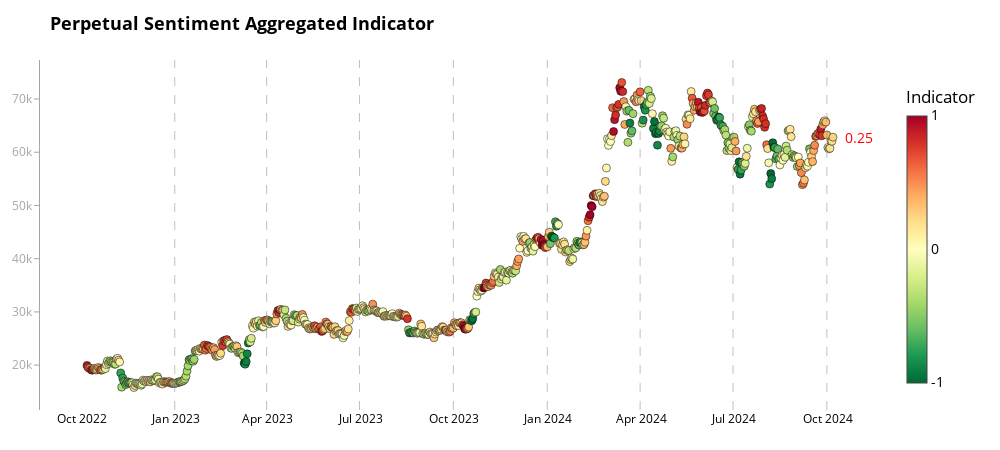

The code cell stored with this chart in its notebook:
### Code cell
# Example usage
fig2 = chart_aggregate(merged_df, 'aggregate_indicator_equalweight', 'price_usd_close', "Perpetual Sentiment Aggregated Indicator")
fig2.show()
pio.write_html(fig2, file=f'bitcoin_analysis_prep_aggr_last_1year.html')
print("All charts have been displayed and saved as separate HTML files.")

### Figure 1 — Plotly figure (JSON) as saved in the notebook; plotly's stock layout.template omitted (floating-point values rounded to 4 significant figures; data arrays with more than 128 entries replaced by an {"elided": "..."} marker saying what was removed)
{"data": [{"hoverinfo": "text", "marker": {"cmax": 1, "cmin": -1, "color": {"elided": "732 float values"}, "colorbar": {"len": 0.9, "lenmode": "fraction", "thickness": 20, "ticktext": ["-1", "0", "1"], "tickvals": [-1, 0, 1], "title": {"text": "Indicator"}, "x": 1.02, "xpad": 10}, "colorscale": [[0.0, "rgb(0,104,55)"], [0.1, "rgb(26,152,80)"], [0.2, "rgb(102,189,99)"], [0.3, "rgb(166,217,106)"], [0.4, "rgb(217,239,139)"], [0.5, "rgb(255,255,191)"], [0.6, "rgb(254,224,139)"], [0.7, "rgb(253,174,97)"], [0.8, "rgb(244,109,67)"], [0.9, "rgb(215,48,39)"], [1.0, "rgb(165,0,38)"]], "line": {"color": "black", "width": 0.5}, "size": 8}, "mode": "markers", "text": {"elided": "732 str values"}, "x": {"elided": "732 str values"}, "y": {"elided": "732 float values"}, "type": "scatter"}], "layout": {"shapes": [{"line": {"color": "rgba(128, 128, 128, 0.7)", "dash": "dash", "width": 1}, "opacity": 0.7, "type": "line", "x0": "2022-12-31T00:00:00", "x1": "2022-12-31T00:00:00", "xref": "x", "y0": 0, "y1": 1, "yref": "y domain"}, {"line": {"color": "rgba(128, 128, 128, 0.7)", "dash": "dash", "width": 1}, "opacity": 0.7, "type": "line", "x0": "2023-03-31T00:00:00", "x1": "2023-03-31T00:00:00", "xref": "x", "y0": 0, "y1": 1, "yref": "y domain"}, {"line": {"color": "rgba(128, 128, 128, 0.7)", "dash": "dash", "width": 1}, "opacity": 0.7, "type": "line", "x0": "2023-06-30T00:00:00", "x1": "2023-06-30T00:00:00", "xref": "x", "y0": 0, "y1": 1, "yref": "y domain"}, {"line": {"color": "rgba(128, 128, 128, 0.7)", "dash": "dash", "width": 1}, "opacity": 0.7, "type": "line", "x0": "2023-09-30T00:00:00", "x1": "2023-09-30T00:00:00", "xref": "x", "y0": 0, "y1": 1, "yref": "y domain"}, {"line": {"color": "rgba(128, 128, 128, 0.7)", "dash": "dash", "width": 1}, "opacity": 0.7, "type": "line", "x0": "2023-12-31T00:00:00", "x1": "2023-12-31T00:00:00", "xref": "x", "y0": 0, "y1": 1, "yref": "y domain"}, {"line": {"color": "rgba(128, 128, 128, 0.7)", "dash": "dash", "width": 1}, "opacity": 0.7, "type": "line", "x0": "2024-03-31T00:00:00", "x1": "2024-03-31T00:00:00", "xref": "x", "y0": 0, "y1": 1, "yref": "y domain"}, {"line": {"color": "rgba(128, 128, 128, 0.7)", "dash": "dash", "width": 1}, "opacity": 0.7, "type": "line", "x0": "2024-06-30T00:00:00", "x1": "2024-06-30T00:00:00", "xref": "x", "y0": 0, "y1": 1, "yref": "y domain"}, {"line": {"color": "rgba(128, 128, 128, 0.7)", "dash": "dash", "width": 1}, "opacity": 0.7, "type": "line", "x0": "2024-09-30T00:00:00", "x1": "2024-09-30T00:00:00", "xref": "x", "y0": 0, "y1": 1, "yref": "y domain"}], "annotations": [{"align": "left", "font": {"color": "red", "size": 14}, "showarrow": false, "text": "0.25", "x": "2024-10-06T00:00:00", "xanchor": "left", "xshift": 10, "y": 62820.0, "yanchor": "middle"}], "title": {"font": {"color": "black", "size": 18, "weight": "bold"}, "text": "Perpetual Sentiment Aggregated Indicator"}, "font": {"color": "black", "size": 14}, "margin": {"l": 40, "r": 120, "t": 60, "b": 40}, "showlegend": false, "hovermode": "closest", "plot_bgcolor": "white", "paper_bgcolor": "white", "width": 1000, "height": 450, "xaxis": {"tickfont": {"color": "black", "size": 12}, "showgrid": false, "zeroline": false, "dtick": "M3", "tickformat": "%b %Y", "showline": false, "mirror": false}, "yaxis": {"tickfont": {"color": "rgba(128, 128, 128, 0.7)", "size": 12}, "showgrid": false, "zeroline": false, "showline": true, "linewidth": 1, "linecolor": "rgba(128, 128, 128, 0.7)", "mirror": false, "ticks": "outside", "ticklen": 5, "tickcolor": "rgba(128, 128, 128, 0.7)"}}}
